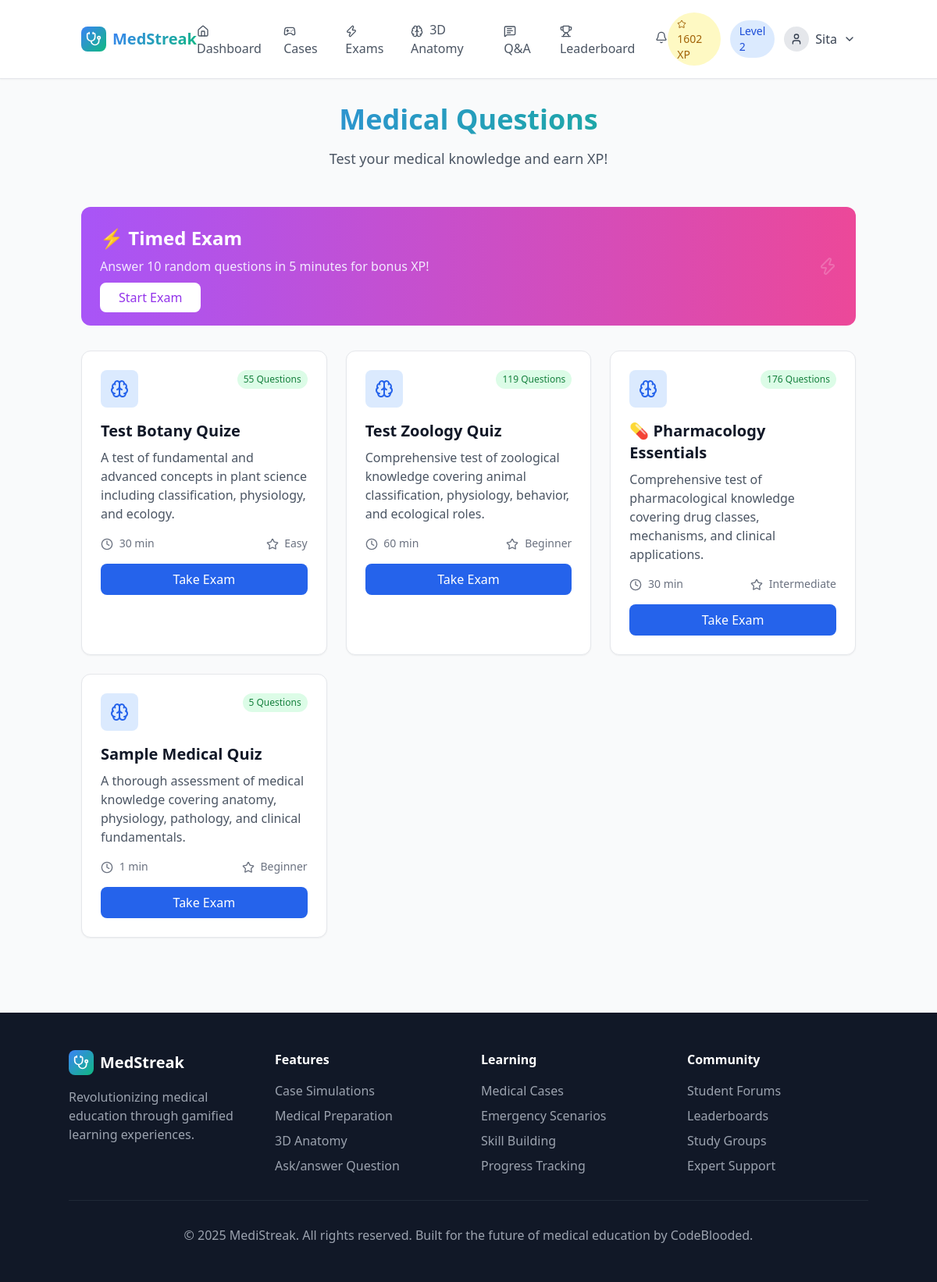
Page /quizzes/ (signed in) on the committed database.
### core/models.py (models this page shows, shortened)
class StudentProfile(models.Model):
    YEAR_CHOICES = [
        ('1', 'First Year'),
        ('2', 'Second Year'),
        ('3', 'Third Year'),
        ('4', 'Fourth Year'),
        ('resident', 'Resident'),
        ('other', 'Other'),
    ]
    SPECIALIZATION_CHOICES = [
        ('general', 'General Medicine'),
        ('cardiology', 'Cardiology'),
        ('neurology', 'Neurology'),
        ('pediatrics', 'Pediatrics'),
        ('surgery', 'Surgery'),
        ('psychiatry', 'Psychiatry'),
        ('emergency', 'Emergency Medicine'),
        ('radiology', 'Radiology'),
        ('pathology', 'Pathology'),
        ('other', 'Other'),
    ]
    user = models.OneToOneField(User, on_delete=models.CASCADE)
    student_id =  models.CharField(max_length=100, unique=True, default=generate_student_id)
    university = models.CharField(max_length=200, blank=True)
    year_of_study = models.CharField(max_length=10, choices=YEAR_CHOICES, default='1')
    specialization = models.CharField(max_length=20, choices=SPECIALIZATION_CHOICES, default='general')
    total_xp = models.IntegerField(default=0)
    level = models.IntegerField(default=1)
    current_streak = models.IntegerField(default=0)
    longest_streak = models.IntegerField(default=0)
    last_activity = models.DateTimeField(default=timezone.now)
    cases_completed = models.IntegerField(default=0)
    quiz_accuracy = models.FloatField(default=0.0)
    total_study_time = models.IntegerField(default=0)  # in minutes
    timed_challenges_completed = models.IntegerField(default=0)
    is_profile_complete = models.BooleanField(default=False)
    email_notifications = models.BooleanField(default=True)
    public_profile = models.BooleanField(default=True)
    created_at = models.DateTimeField(auto_now_add=True)
    updated_at = models.DateTimeField(auto_now=True)

### quizzes/models.py (models this page shows, shortened)
class Quiz(models.Model):
    title = models.CharField(max_length=200)
    description = models.TextField()
    difficulty = models.CharField(max_length=20, choices=[
        ('beginner', 'Beginner'),
        ('intermediate', 'Intermediate'),
        ('advanced', 'Advanced'),
    ])
    time_limit = models.IntegerField(help_text="Time limit in minutes")
    xp_reward = models.IntegerField(default=50)
    created_at = models.DateTimeField(auto_now_add=True)
    updated_at = models.DateTimeField(auto_now=True)

### quizzes/views.py (the view)
# urls.py: path('', views.quiz_list, name='quiz_list'),
@login_required
def quiz_list(request):
    quizzes = Quiz.objects.all().order_by('-created_at')
    user_attempts = QuizAttempt.objects.filter(user=request.user)
    for quiz in quizzes:
        quiz.user_attempts = user_attempts.filter(quiz=quiz).count()
        best_attempt = user_attempts.filter(quiz=quiz).order_by('-score').first()
        quiz.best_score = best_attempt.percentage if best_attempt else 0
    context = {
        'quizzes': quizzes,
        'total_quizzes': quizzes.count(),
    }
    return render(request, 'quizzes/quiz_list.html', context)

### ai_checker/context_processors.py (called while the page is built)
def notification_count(request):
    if request.user.is_authenticated:
        unread_count = Notification.objects.filter(
            recipient=request.user,
            is_read=False
        ).count()
        return {'unread_notification_count': unread_count}
    return {'unread_notification_count': 0}

### quizzes/models.py (called while the page is built)
    @property
    def percentage(self):
        if self.max_score > 0:
            return round((self.score / self.max_score) * 100, 1)
        return 0

### templates/quizzes/quiz_list.html (shortened to what this page needs)
{% extends 'base.html' %}
{% load static %}
{% block content %}
<div class="container mx-auto px-4 py-8">
    <div class="max-w-6xl mx-auto">
        <div class="text-center mb-12">
            <h1 class="text-4xl font-bold gradient-text mb-4">Medical Questions</h1>
            <p class="text-gray-600 text-lg">Test your medical knowledge and earn XP!</p>
        </div>
        <div class="bg-gradient-to-r from-purple-500 to-pink-500 rounded-xl p-6 mb-8 text-white">
            <div class="flex items-center justify-between">
                <div>
                    <h2 class="text-2xl font-bold mb-2">⚡ Timed Exam</h2>
                    <p class="text-purple-100 mb-4">Answer 10 random questions in 5 minutes for bonus XP!</p>
                    <a href="{% url 'quizzes:timed_challenge' %}"  class="bg-white text-purple-600 px-6 py-2 rounded-lg font-medium hover:bg-purple-50 transition-colors">
                        Start Exam
                    </a>
                </div>
                <div class="text-6xl opacity-20">
                    <i data-lucide="zap"></i>
                </div>
            </div>
        </div>
        <div class="grid md:grid-cols-2 lg:grid-cols-3 gap-6">
            {% for quiz in quizzes %}
            <div class="bg-white rounded-xl shadow-sm border hover:shadow-md transition-shadow p-6">
                <div class="flex items-start justify-between mb-4">
                    <div class="w-12 h-12 bg-blue-100 rounded-lg flex items-center justify-center">
                        <i data-lucide="brain" class="w-6 h-6 text-blue-600"></i>
                    </div>
                    <span class="bg-green-100 text-green-700 px-2 py-1 rounded-full text-xs font-medium">
                        {{ quiz.questions.count }} Questions
                    </span>
                </div>
                <h3 class="text-xl font-semibold text-gray-900 mb-2">{{ quiz.title }}</h3>
                <p class="text-gray-600 mb-4">{{ quiz.description|truncatewords:15 }}</p>
                <div class="flex items-center justify-between text-sm text-gray-500 mb-4">
                    <span>
                        <i data-lucide="clock" class="w-4 h-4 inline mr-1"></i>
                        {{ quiz.time_limit }} min
                    </span>
                    <span>
                        <i data-lucide="star" class="w-4 h-4 inline mr-1"></i>
                        {{ quiz.difficulty|title }}
                    </span>
                </div>
                <a href="{% url 'quizzes:take_quiz' quiz.id %}" class="w-full bg-blue-600 text-white py-2 px-4 rounded-lg hover:bg-blue-700 transition-colors text-center block">
                    Take Exam
                </a>
            </div>
            {% endfor %}
        </div>
    </div>
</div>
{% endblock %}

### templates/base.html (shortened to what this page needs)
<!DOCTYPE html>
<html lang="en">
<head>
    <script src="https://cdn.tailwindcss.com"></script>
</head>
<body class="bg-gray-50">
    <header class="bg-white border-b sticky top-0 z-50 shadow-sm">
        <div class="container mx-auto px-4 py-4 flex items-center justify-between">
            <a href="{% url 'home' %}" class="flex items-center space-x-2">
                <div class="w-8 h-8 gradient-bg rounded-lg flex items-center justify-center">
                    <i data-lucide="stethoscope" class="w-5 h-5 text-white"></i>
                </div>
                <span class="text-xl font-bold gradient-text">MedStreak</span>
            </a>
            <nav class="hidden md:flex items-center space-x-6">
                {% if user.is_authenticated %}
                    <a href="{% url 'dashboard' %}" class="text-gray-600 hover:text-blue-600 transition-colors {% if request.resolver_match.url_name == 'dashboard' %}text-blue-600 font-medium{% endif %}">
                        <i data-lucide="home" class="w-4 h-4 inline mr-1"></i>
                        Dashboard
                    </a>
                    <a href="{% url 'case_list' %}" class="text-gray-600 hover:text-blue-600 transition-colors">
                        <i data-lucide="gamepad-2" class="w-4 h-4 inline mr-1"></i>
                        Cases
                    </a>
                    <a href="{% url 'quizzes:quiz_list' %}" class="text-gray-600 hover:text-blue-600 transition-colors">
                        <i data-lucide="zap" class="w-4 h-4 inline mr-1"></i>
                        Exams
                    </a>
                    <a href="{% url 'anatomy_explorer' %}" class="text-gray-600 hover:text-blue-600 transition-colors">
                        <i data-lucide="brain" class="w-4 h-4 inline mr-1"></i>
                        3D Anatomy
                    </a>
                    <a href="{% url 'ai_checker:question_feed' %}" class="text-gray-600 hover:text-blue-600 transition-colors">
                    <i data-lucide="message-square-text" class="w-4 h-4 inline mr-1"></i>
                       Q&A
                    </a>
                    <a href="{% url 'leaderboard' %}" class="text-gray-600 hover:text-blue-600 transition-colors">
                        <i data-lucide="trophy" class="w-4 h-4 inline mr-1"></i>
                        Leaderboard
                    </a>
                    <div class="relative" id="notification-dropdown">
                        <button class="text-gray-600 hover:text-blue-600 transition-colors relative inline-flex items-center focus:outline-none" onclick="toggleNotificationDropdown()">
                            <i data-lucide="bell" class="w-4 h-4"></i>
                        </button>
                    </div>
                {% endif %}
            </nav>
            <div class="flex items-center space-x-4">
                {% if user.is_authenticated %}
                    <div class="flex items-center space-x-3">
                        <div class="bg-yellow-100 text-yellow-700 px-3 py-1 rounded-full text-sm font-medium">
                            <i data-lucide="star" class="w-3 h-3 inline mr-1"></i>
                            {{ user.studentprofile.total_xp }} XP
                        </div>
                        <div class="bg-blue-100 text-blue-700 px-3 py-1 rounded-full text-sm font-medium">
                            Level {{ user.studentprofile.level }}
                        </div>
                        <div class="relative group">
                            <button class="flex items-center space-x-2 text-gray-700 hover:text-blue-600 transition-colors">
                                <div class="w-8 h-8 bg-gray-200 rounded-full flex items-center justify-center">
                                    <i data-lucide="user" class="w-4 h-4"></i>
                                </div>
                                <span class="hidden sm:block">{{ user.first_name|default:user.username }}</span>
                                <i data-lucide="chevron-down" class="w-4 h-4"></i>
                            </button>
                        </div>
                    </div>
                {% endif %}
            </div>
        </div>
    </header>
    <main>
        {% block content %}{% endblock %}
    </main>
    <footer class="bg-gray-900 text-white py-12 px-4 mt-16">
        <div class="container mx-auto">
            <div class="grid md:grid-cols-4 gap-8">
                <div>
                    <div class="flex items-center space-x-2 mb-4">
                        <div class="w-8 h-8 gradient-bg rounded-lg flex items-center justify-center">
                            <i data-lucide="stethoscope" class="w-5 h-5 text-white"></i>
                        </div>
                        <span class="text-xl font-bold">MedStreak</span>
                    </div>
                    <p class="text-gray-400">Revolutionizing medical education through gamified learning experiences.</p>
                </div>
                <div>
                    <h4 class="font-semibold mb-4">Features</h4>
                    <ul class="space-y-2 text-gray-400">
                        <li>Case Simulations</li>
                        <li>Medical Preparation</li>
                        <li>3D Anatomy</li>
                        <li>Ask/answer Question</li>
                    </ul>
                </div>
                <div>
                    <h4 class="font-semibold mb-4">Learning</h4>
                    <ul class="space-y-2 text-gray-400">
                        <li>Medical Cases</li>
                        <li>Emergency Scenarios</li>
                        <li>Skill Building</li>
                        <li>Progress Tracking</li>
                    </ul>
                </div>
                <div>
                    <h4 class="font-semibold mb-4">Community</h4>
                    <ul class="space-y-2 text-gray-400">
                        <li>Student Forums</li>
                        <li>Leaderboards</li>
                        <li>Study Groups</li>
                        <li>Expert Support</li>
                    </ul>
                </div>
            </div>
            <div class="border-t border-gray-800 mt-8 pt-8 text-center text-gray-400">
                <p>&copy; 2025 MediStreak. All rights reserved. Built for the future of medical education by CodeBlooded.</p>
            </div>
        </div>
    </footer>
</body>
</html>

### templates/base.html (style rules this page uses)
.gradient-bg { background: linear-gradient(135deg, #3b82f6 0%, #10b981 100%); }
.gradient-text { background: linear-gradient(135deg, #3b82f6 0%, #10b981 100%); -webkit-background-clip: text; -webkit-text-fill-color: transparent; background-clip: text; }

### rows in the picture
Quiz: questions.count "55", title "Test Botany Quize", description "A test of fundamental and advanced concepts in plant science including classification, physiology, and ecology.", time_limit "30", difficulty "Easy"
Quiz: questions.count "119", title "Test Zoology Quiz", description "Comprehensive test of zoological knowledge covering animal classification, physiology, behavior, and ecological roles.", time_limit "60", difficulty "Beginner"
Quiz: questions.count "176", title "💊 Pharmacology Essentials", description "Comprehensive test of pharmacological knowledge covering drug classes, mechanisms, and clinical applications.", time_limit "30", difficulty "Intermediate"
Quiz: questions.count "5", title "Sample Medical Quiz", description "A thorough assessment of medical knowledge covering anatomy, physiology, pathology, and clinical fundamentals.", time_limit "1", difficulty "Beginner"

### other values in the picture
{{ user.studentprofile.total_xp }} "1602"
{{ user.studentprofile.level }} "2"
{{ user.first_name|default:user.username }} "Sita"
